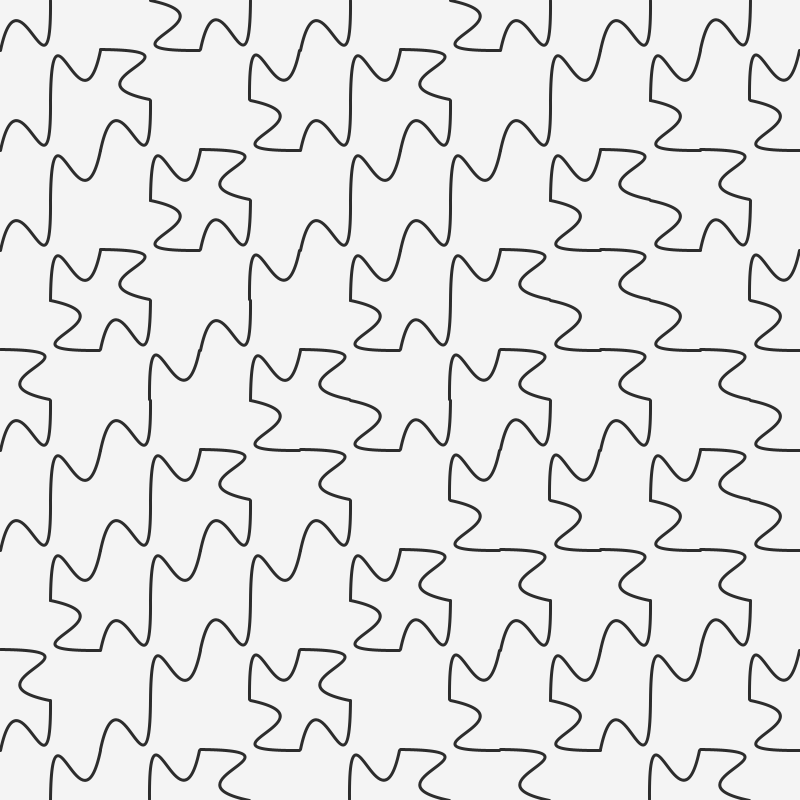
Frame 1 (no input)
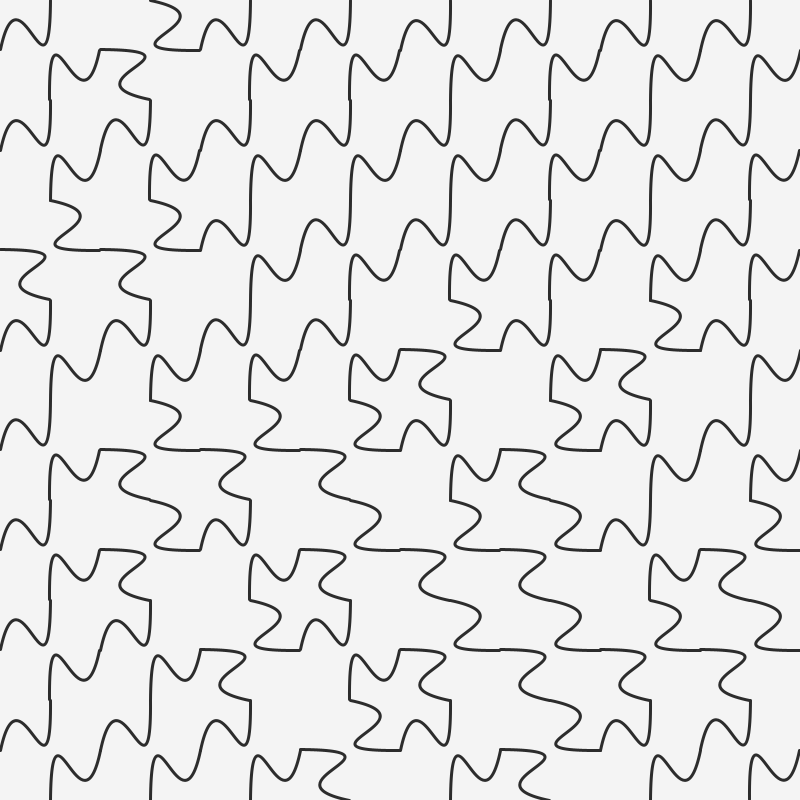
Frame 60 (the mouse pressed at the canvas centre just before this capture)
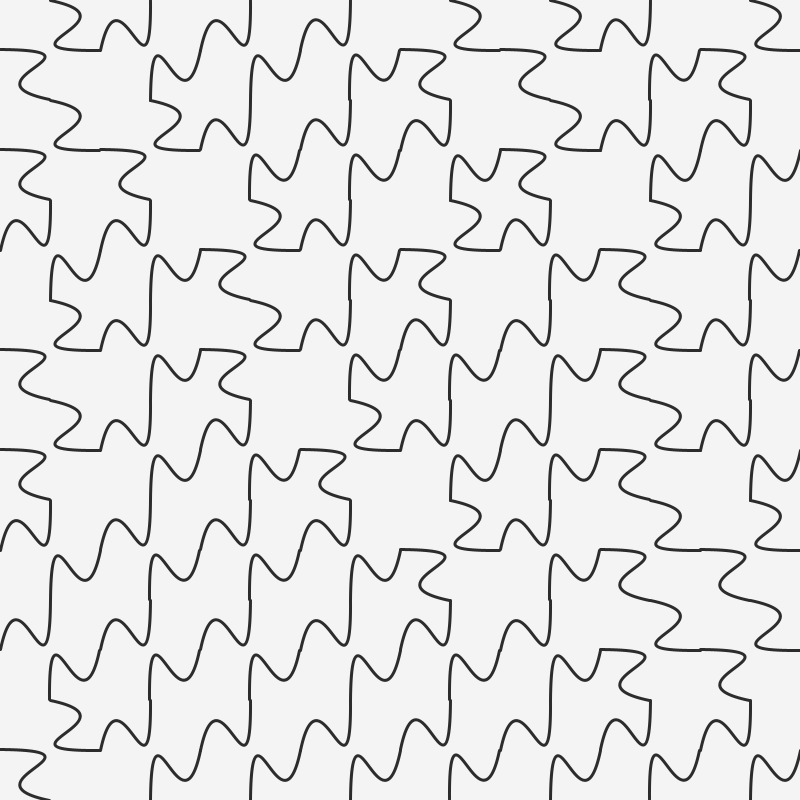
Frame 120 (the mouse held since frame 60 and released just before this capture)

The Processing sketch that drew these frames (run headless with seeded random() and noise(); from frame 60 on, the mouse is pressed at the canvas centre):

// Processing sketch: bezierTiling
// ── bezierTiling.pde
//float angles [] = {360/6, 360/5, 360/4, 360/3, 360/2, 90};
//float angles [] = {0,45,90,135,180};
//float angles [] = {0,45,135,180};
float angles [] = {
  0, 90, 180, 270
};
color c [] = {
  #490A3D, #BD1550, #E97F02, #F8CA00, #8A9B0F
};

void setup() {
  size(800, 800);
  background(222);
  smooth();
  frameRate(5);
}

void draw() {
  background(244);
  int size = 100;
  //testTile();
  
  for (float x=0; x<width; x+=size) {
    for (float y=0; y<height; y+=size) {

      pushMatrix();
      translate(x+size/2, y+size/2);
      noStroke();
      //stroke(c[int(random(5))]);
      strokeCap(ROUND);
      stroke(c[int(random(5))]);
      //fill(44);
      noFill();
      rotate(radians(angles[int(random(3))]));
      //rotate(radians(0));
      stroke(44);
      strokeWeight(3);
      //rect(-size/2,-size/2,size,size);
      //point(-size,-size);
      
      bezier(-size/2, 0, -31, -91, 1, 66, 0, -size/2);
      bezier(0, size/2, 1, -66, 31, 91, size/2, 0);
      //arc(-size/2,-size/2, size, size, 0, HALF_PI);
      //arc(size/2,size/2, size, size, PI, PI+HALF_PI);
      //triangle(-size/2, -size/2, -size/2, size/2, size/2, -size/2);
      //polygon(0,0,size/2+0,4);
      popMatrix();
    }
  }
  
}

void testTile(){
 
  int size = 100;
  translate(400,400);
  rect(-size/2,-size/2,size,size);
  
  line(-size/2, 0, 0, -size/2);
  line(0, size/2, size/2, 0); 
}

void polygon(float x, float y, float radius, int npoints) {
  float angle = TWO_PI / npoints;
  beginShape();
  for (float a = 0; a < TWO_PI; a += angle) {
    float sx = x + cos(a) * radius;
    float sy = y + sin(a) * radius;
    vertex(sx, sy);
  }
  endShape(CLOSE);
}
